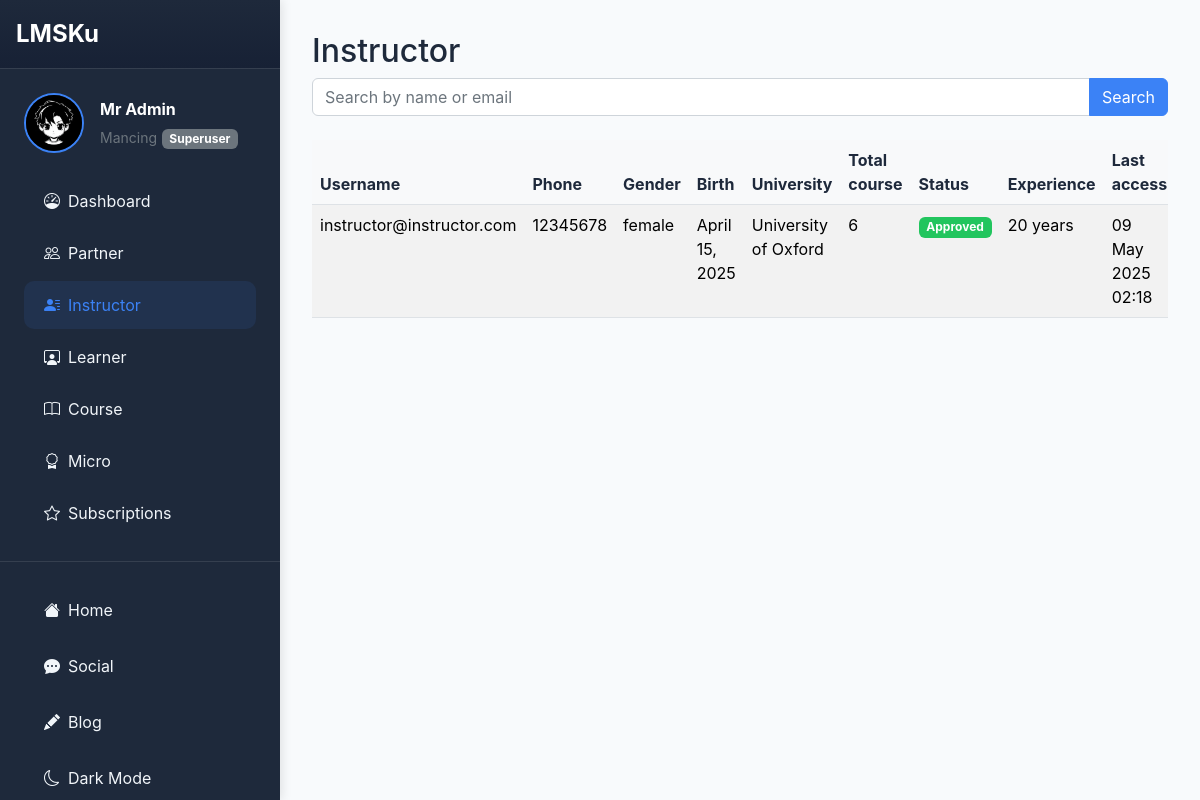
The app's page /instructor/ (signed in), older data.
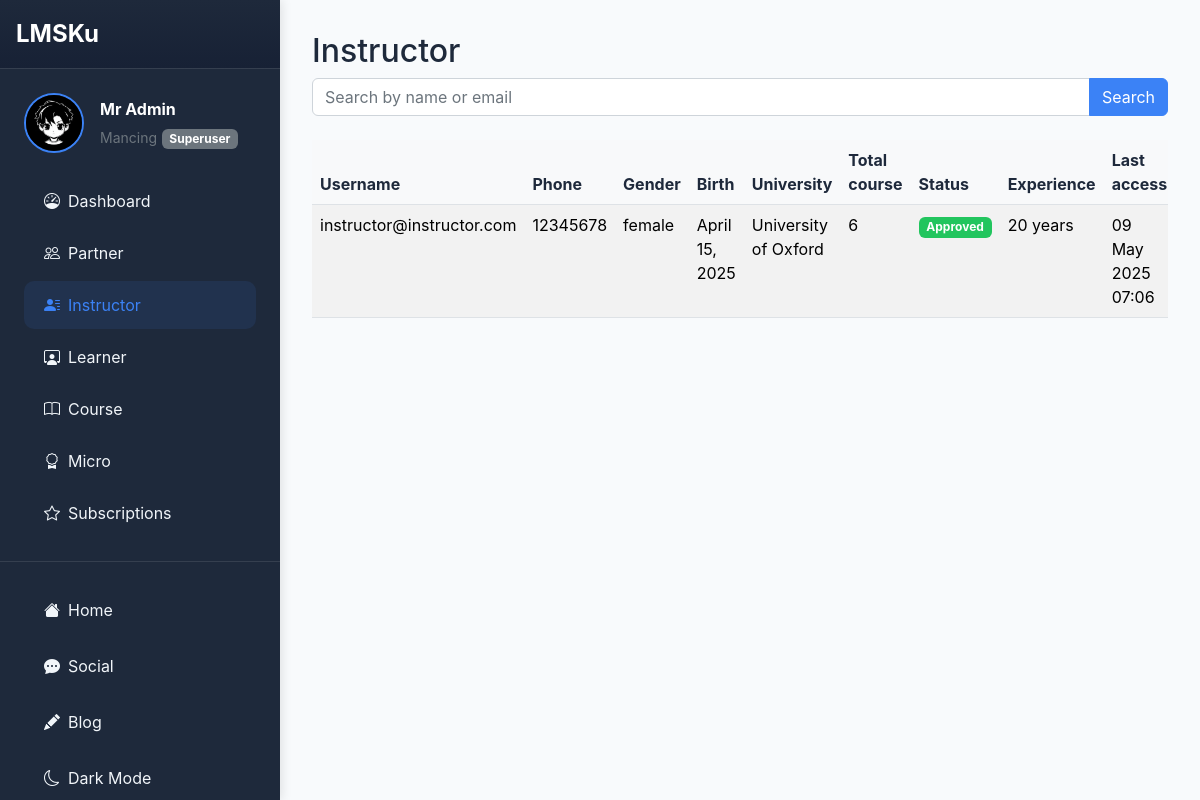
The same page, newer data.
### courses/models.py (models this page shows, shortened)
class Instructor(models.Model):
    STATUS_CHOICES = [
        ('Pending', 'Pending'),
        ('Approved', 'Approved'),
        ('Rejected', 'Rejected'),
    ]
    user = models.ForeignKey(CustomUser, on_delete=models.CASCADE, related_name="instructors")
    bio = models.TextField()
    tech = models.CharField(max_length=255)
    expertise = models.CharField(max_length=255)
    experience_years = models.PositiveIntegerField()
    status = models.CharField(max_length=10, choices=STATUS_CHOICES, default='Pending')
    agreement = models.BooleanField(default=False, help_text="Check if the user agrees to the terms and conditions")
    provider =models.ForeignKey(Partner,on_delete=models.CASCADE,related_name='instructors')
    created_at = models.DateTimeField(auto_now_add=True)
    updated_at = models.DateTimeField(auto_now=True)

### authentication/models.py (models this page shows, shortened)
class CustomUser(AbstractUser):
    gen = {
        "male":"male",
        "female":"female",
    }
    edu = {
        "Basic":"Basic",
        "Secondary":"Secondary",
        "Higher":"Higher",
        "Diploma":"Diploma",
        "Bachelor's":"Bachelor",
        "Master":"Master",
        "Doctorate":"Doctorate",
    }
    choice_country = [
        ('af', 'Afganistan'),
        ('al', 'Albania'),
        ('dz', 'Aljazair'),
        ('ad', 'Andorra'),
        ('ao', 'Angola'),
        ('ar', 'Argentina'),
        ('am', 'Armenia'),
        ('au', 'Australia'),
        ('at', 'Austria'),
        ('az', 'Azerbaijan'),
        ('bs', 'Bahama'),
        ('bh', 'Bahrain'),
        ('bd', 'Bangladesh'),
        ('bb', 'Barbados'),
        ('by', 'Belarusia'),
        ('be', 'Belgia'),
        ('bz', 'Belize'),
        ('bj', 'Benin'),
        ('bt', 'Bhutan'),
        ('bo', 'Bolivia'),
        ('ba', 'Bosnia dan Herzegovina'),
        ('bw', 'Botswana'),
        ('br', 'Brasil'),
        ('bn', 'Brunei'),
        ('bg', 'Bulgaria'),
        ('bf', 'Burkina Faso'),
        ('bi', 'Burundi'),
        ('kh', 'Kamboja'),
        ('cm', 'Kamerun'),
        ('ca', 'Kanada'),
        ('cv', 'Cape Verde'),
        ('cf', 'Republik Afrika Tengah'),
        ('td', 'Chad'),
        ('cl', 'Cile'),
        ('cn', 'Cina'),
        ('co', 'Kolombia'),
        ('km', 'Komoro'),
        ('cd', 'Republik Demokratik Kongo'),
        ('cg', 'Kongo'),
        ('cr', 'Kosta Rika'),
        ('hr', 'Kroasia'),
        ('cu', 'Kuba'),
        ('cy', 'Siprus'),
        ('cz', 'Ceko'),
        ('ci', 'Pantai Gading'),
        ('dk', 'Denmark'),
        ('dj', 'Djibouti'),
        ('dm', 'Dominika'),
        ('do', 'Republik Dominika'),
        ('ec', 'Ekuador'),
        ('eg', 'Mesir'),
        ('sv', 'El Salvador'),
        ('gq', 'Guinea Khatulistiwa'),
        ('er', 'Eritrea'),
        ('ee', 'Estonia'),
        ('et', 'Etiopia'),
        ('fj', 'Fiji'),
        ('fi', 'Finlandia'),
        ('fr', 'Perancis'),
        ('ga', 'Gabon'),
        ('gm', 'Gambia'),
        ('ge', 'Georgia'),
        ('de', 'Jerman'),
        ('gh', 'Ghana'),
        ('gr', 'Yunani'),
        ('gt', 'Guatemala'),
        ('gn', 'Guinea'),
        ('gw', 'Guinea-Bissau'),
        ('gy', 'Guyana'),
        ('ht', 'Haiti'),
        ('hn', 'Honduras'),
        ('hu', 'Hongaria'),
        ('is', 'Islandia'),
        ('in', 'India'),
        ('id', 'Indonesia'),
        ('ir', 'Iran'),
        ('iq', 'Irak'),
        ('ie', 'Irlandia'),
        ('il', 'Israel'),
        ('it', 'Italia'),
        ('jm', 'Jamaika'),
        ('jp', 'Jepang'),
        ('jo', 'Yordania'),
        ('kz', 'Kazakhstan'),
        ('ke', 'Kenya'),
        ('ki', 'Kiribati'),
        ('kr', 'Korea Selatan'),
        ('kw', 'Kuwait'),
        ('kg', 'Kirgizstan'),
        ('la', 'Laos'),
        ('lv', 'Latvia'),
        ('lb', 'Libanon'),
        ('ls', 'Lesotho'),
        ('lr', 'Liberia'),
        ('ly', 'Libya'),
        ('li', 'Liechtenstein'),
        ('lt', 'Lituania'),
        ('lu', 'Luxembourg'),
        ('mk', 'Makedonia Utara'),
        ('mg', 'Madagaskar'),
        ('mw', 'Malawi'),
        ('my', 'Malaysia'),
        ('mv', 'Maladewa'),
        ('ml', 'Mali'),
        ('mt', 'Malta'),
        ('mh', 'Kepulauan Marshall'),
        ('mr', 'Mauritania'),
        ('mu', 'Mauritius'),
        ('mx', 'Meksiko'),
        ('fm', 'Micronesia'),
        ('md', 'Moldova'),
        ('mc', 'Monako'),
        ('mn', 'Mongolia'),
        ('me', 'Montenegro'),
        ('ma', 'Maroko'),
        ('mz', 'Mozambik'),
        ('mm', 'Myanmar'),
        ('na', 'Namibia'),
        ('np', 'Nepal'),
        ('nl', 'Belanda'),
        ('nz', 'Selandia Baru'),
        ('ni', 'Nikaragua'),
        ('ne', 'Niger'),
        ('ng', 'Nigeria'),
        ('no', 'Norwegia'),
        ('om', 'Oman'),
        ('pk', 'Pakistan'),
        ('pw', 'Palau'),
        ('pa', 'Panama'),
        ('pg', 'Papua Nugini'),
        ('py', 'Paraguay'),
        ('pe', 'Peru'),
        ('ph', 'Filipina'),
        ('pl', 'Polandia'),
        ('pt', 'Portugal'),
        ('qa', 'Qatar'),
        ('ro', 'Rumania'),
        ('ru', 'Rusia'),
        ('rw', 'Rwanda'),
        ('ws', 'Samoa'),
        ('st', 'São Tomé dan Príncipe'),
        ('sa', 'Arab Saudi'),
        ('sn', 'Senegal'),
        ('rs', 'Serbia'),
        ('sc', 'Seychelles'),
        ('sl', 'Sierra Leone'),
        ('sg', 'Singapura'),
        ('sk', 'Slovakia'),
        ('si', 'Slovenia'),
        ('sb', 'Kepulauan Solomon'),
        ('so', 'Somalia'),
        ('za', 'Afrika Selatan'),
        ('es', 'Spanyol'),
        ('lk', 'Sri Lanka'),
        ('sd', 'Sudan'),
        ('sr', 'Suriname'),
        ('se', 'Swedia'),
        ('ch', 'Swiss'),
        ('sy', 'Suriah'),
        ('tw', 'Taiwan'),
        ('tj', 'Tajikistan'),
        ('tz', 'Tanzania'),
        ('th', 'Thailand'),
        ('tl', 'Timor Leste'),
        ('tg', 'Togo'),
        ('to', 'Tonga'),
        ('tt', 'Trinidad dan Tobago'),
        ('tn', 'Tunisia'),
        ('tr', 'Turki'),
        ('tm', 'Turkmenistan'),
        ('ug', 'Uganda'),
        ('ua', 'Ukraina'),
        ('ae', 'Uni Emirat Arab'),
        ('gb', 'Inggris'),
        ('us', 'Amerika Serikat'),
        ('uy', 'Uruguay'),
        ('uz', 'Uzbekistan'),
        ('vu', 'Vanuatu'),
        ('va', 'Vatikans'),
        ('ve', 'Venezuela'),
        ('vn', 'Vietnam'),
        ('ye', 'Yaman'),
        ('zm', 'Zambia'),
        ('zw', 'Zimbabwe'),
        ('ps', 'Palestina')  # Palestina ditambahkan
    ]
    email = models.EmailField(_("email address"), unique=True)  # Menambahkan unique=True
    phone = models.CharField(max_length=20, blank=True, null=True)
    gender = models.CharField(max_length=10, choices=[('M', 'Male'), ('F', 'Female')], blank=True, null=True)
    country = models.CharField(
        max_length=2,
        choices=choice_country,
        null=True,  # Mengizinkan nilai null di database
        blank=True,  # Mengizinkan form kosong
        default='id'  # Indonesia sebagai default
    )
    birth = models.DateField(null=True, blank=True)
    photo = models.ImageField(upload_to='profile_pics/', blank=True, null=True)
    address = models.TextField(blank=True, null=True)
    hobby = models.CharField(_("hobby"), max_length=150, blank=True)
    education = models.CharField(_("education"), max_length=10, choices=edu,blank=True)
    gender = models.CharField(_("gender"), max_length=8, choices=gen,blank=True)
    university = models.ForeignKey(Universiti, on_delete=models.CASCADE, blank=True, null=True, verbose_name=_("university"))
    tiktok = models.CharField(_("tiktok"), max_length=200, blank=True)
    youtube = models.CharField(_("youtube"), max_length=200, blank=True)
    facebook = models.CharField(_("facebook"), max_length=200, blank=True)
    instagram = models.CharField(_("instagram"), max_length=200, blank=True)
    linkedin = models.CharField(_("linkedin"), max_length=200, blank=True)
    twitter = models.CharField(_("twitter"), max_length=200, blank=True)
    is_member = models.BooleanField(_("member status"), default=False, help_text=_("Designates whether the user can log into this admin member."))
    is_subscription = models.BooleanField(_("subscription status"), default=False, help_text=_("Designates whether the user can log into this admin subscription."))
    is_instructor = models.BooleanField(_("instructor status"), default=False, help_text=_("Designates whether the user can log into this admin instructor."))
    is_partner = models.BooleanField(_("partner status"), default=False, help_text=_("Designates whether the user can log into this admin partner."))
    is_audit = models.BooleanField(_("audit status"), default=False, help_text=_("Designates whether the user can log into this admin audit."))
    is_learner = models.BooleanField(_("learner status"), default=True, help_text=_("Designates whether the user can log into this admin learner."))
    is_note = models.BooleanField(_("note status"), default=False, help_text=_("Designates whether the user can log into this admin note."))
    EMAIL_FIELD = "email"
    USERNAME_FIELD = "email"
    REQUIRED_FIELDS = ["username"]

class Universiti(models.Model):
    name = models.CharField(max_length=200, blank=True, null=True)
    slug = models.SlugField(unique=True)
    location = models.CharField(max_length=100, blank=True, null=True)
    kode = models.CharField(max_length=10, blank=True)
    def __str__(self):
        return self.name or ""

### courses/views.py (the view)
# urls.py: path('instructor/', views.instructor_view, name='instructor_view'),
def instructor_view(request):
    if not request.user.is_authenticated:
        return redirect("/login/?next=%s" % request.path)
    search_query = request.GET.get('q', '').strip()
    if request.user.is_superuser:
        instructors = Instructor.objects.all().annotate(num_courses=Count('courses'))
    elif request.user.is_partner:
        instructors = Instructor.objects.filter(provider__user=request.user).annotate(num_courses=Count('courses'))
    elif request.user.is_instructor:
        messages.error(request, "You do not have permission to view this instructor list.")
        return render(request, 'instructor/instructor_list.html', {'instructors': []})
    else:
        messages.error(request, "You do not have permission to view this instructor list.")
        return render(request, 'instructor/instructor_list.html', {'instructors': []})
    if search_query:
        instructors = instructors.filter(
            Q(user__username__icontains=search_query) | Q(user__email__icontains=search_query)
        )  # Pencarian berdasarkan username atau email dari model User
    items_per_page = 10  # Jumlah item per halaman
    paginator = Paginator(instructors, items_per_page)
    page_number = request.GET.get('page')
    try:
        instructors_page = paginator.page(page_number)
    except PageNotAnInteger:
        instructors_page = paginator.page(1)
    except EmptyPage:
        instructors_page = paginator.page(paginator.num_pages)
    context = {
        'instructors': instructors_page,
        'search_query': search_query,
        'paginator': paginator,
    }
    return render(request, 'instructor/instructor_list.html', context)

### authentication/context_processors.py (called while the page is built)
def search_history_context(request):
    search_history = []
    if request.user.is_authenticated:
        search_history = SearchHistory.objects.filter(user=request.user).order_by('-search_date')[:10]
    else:
        cache_key = f"search_history_anonymous_{request.session.session_key or 'default'}"
        search_history = cache.get(cache_key, [])
    return {
        'search_history': search_history
    }

### templates/instructor/instructor_list.html (shortened to what this page needs)
{% extends 'home/tes.html' %}
{% block content %}
              <h1 class="h2">Instructor</h1>
    <form method="GET" action="" class="mb-4">
      <div class="input-group">
        <input type="text" name="q" class="form-control" placeholder="Search by name or email" value="{{ search_query }}">
        <button type="submit" class="btn btn-primary">Search</button>
      </div>
    </form>
          {% if instructors %}
          <div class="table-responsive">
              <table class="table table-striped table-hover">
                <thead>
                  <tr>
                    <th>Username</th>
                    <th>Phone</td>
                    <th>Gender</td>
                    <th>Birth</td>
                    <th>University</th>
                    <th>Total course</th>
                    <th>Status</th>
                    <th>Experience</th>
                    <th>Last access</th>
                  </tr>
                </thead>
                <tbody>
                    {% for instructor in instructors %}
                    <tr>
                        <td>{{instructor.user.email }}</td>
                        <td>{{instructor.user.phone }}</td>
                        <td>{{instructor.user.gender }}</td>
                        <td>{{instructor.user.birth }}</td>
                        <td>{{ instructor.user.university }}</td>
                         <td>{{ instructor.num_courses }}</td>
                        <td>  {% if instructor.status == 'Pending' %}
                          <span class="badge bg-warning">{{ instructor.status }}</span>
                      {% elif instructor.status == 'Approved' %}
                          <span class="badge bg-success">{{ instructor.status }}</span>
                      {% elif instructor.status == 'Rejected' %}
                          <span class="badge bg-danger">{{ instructor.status }}</span>
                      {% else %}
                          <span class="badge bg-secondary">{{ instructor.status }}</span>
                      {% endif %}</td>
                        <td>{{ instructor.experience_years }} years</td>
                        <td>{{ instructor.user.last_login|date:"d M Y H:i" }}</td>
                    </tr>
                {% endfor %}
                </tbody>
              </table>
            </div>
  {% else %}
    <p>No instructors found.</p>
  {% endif %}
</div>
  {% endblock %}

Row changes from the older to the newer data that the page shows:
changed through a linked row, Instructor "Approved": user.last_login "09 May 2025 02:18" → "09 May 2025 07:06"
